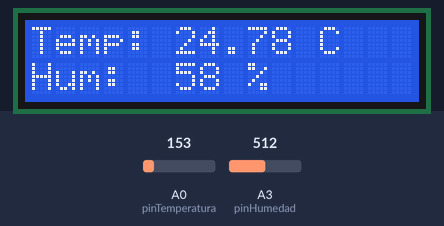
Recording of a sketch running on a simulated Arduino Uno, built with avr-gcc and run on an emulated ATmega328P. Shown: 16×2 character LCD. Inputs (shaded band) come from the test bench; at power-on: A3 (pinHumedad) = 512, A0 (pinTemperatura) = 153. What the sketch prints to the serial monitor is not drawn.

Above: at 3.2 s.
3.3 s: A3 (pinHumedad) set to 716
At 5.0 s:
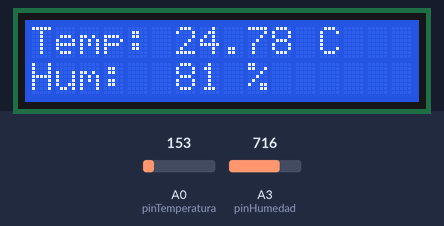
6.0 s: A0 (pinTemperatura) set to 165
At 6.7 s:
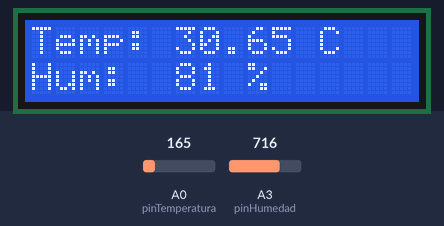
8.7 s: A3 (pinHumedad) set to 900
At 11.2 s:
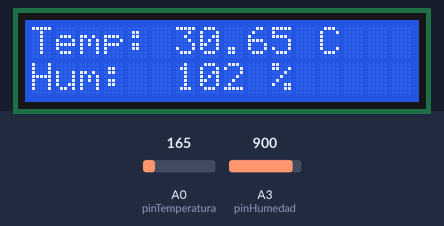
11.5 s: A0 (pinTemperatura) set to 175
At 13.2 s:
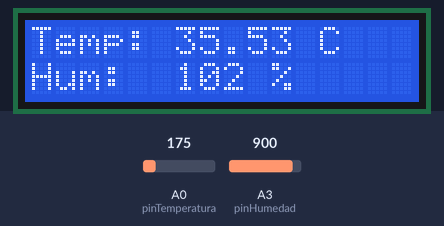
14.2 s: A3 (pinHumedad) set to 1023
At 16.7 s:
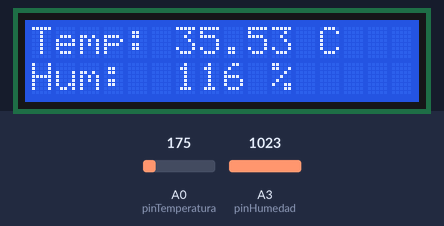
17.6 s: A0 (pinTemperatura) set to 191
At 18.5 s:
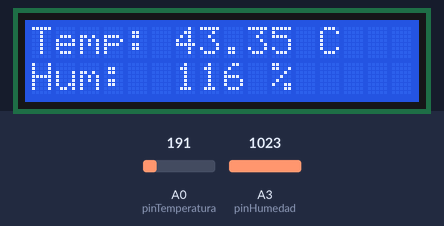
Timing chart, 0 to 20.6 s (numbered marks = the images above; inputs shaded):
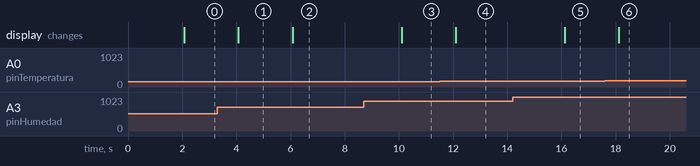

The sketch:

copy_of_estacion_meteorologica_2_01.ino
```cpp
// Incluimos la librería para la pantalla LCD
#include <LiquidCrystal.h>

// --- Pines de Componentes ---

// Pines de la pantalla LCD
// LiquidCrystal(RS, E, D4, D5, D6, D7)
LiquidCrystal lcd(12, 11, 5, 4, 3, 2);

// Pin analógico para el sensor de temperatura (TMP36)
 int pinTemperatura = A0;

// Pin analógico para el  sensor humedad
 int pinHumedad = A3;


void setup() {


  pinMode(A3, INPUT);
  // Inicializamos la pantalla LCD con 16 columnas y 2 filas
  lcd.begin(16, 2);

  // Mensaje de bienvenida
  lcd.print("Estacion Meteo");
  lcd.setCursor(0, 1);
  lcd.print("Iniciando...");
  Serial.begin(9600);
  delay(2000);
}

void loop() {

  // --- LECTURA DE TEMPERATURA ---

  float temperaturaC = leerTemperatura();


  // --- LECTURA DE HUMEDAD (SIMULADA) ---

  int humedad = leerHumedad();


  // --- MOSTRAR DATOS EN LA PANTALLA LCD ---

  mostrarDatosLCD(temperaturaC, humedad);


  // Esperamos 2 segundo antes de volver a medir
  delay(2000);
}

//----FUNCIONES----
float leerTemperatura(){
  // 1. Leemos el valor analógico (0-1023) del TMP36
  int lecturaTemp = analogRead(pinTemperatura);
  // 2. Convertimos esa lectura a voltaje (0.0 - 5.0 V)
  //    (lectura / 1023) * 5.0
  float voltajeTemp = lecturaTemp * 5.0 / 1023.0;
  // 3. Convertimos el voltaje a grados Celsius
  //    Fórmula del TMP36: (Voltaje - 0.5V de offset) * 100
  float temperaturaC = (voltajeTemp - 0.5) * 100.0;

  return temperaturaC;
}

int leerHumedad(){
  // 1. Leemos el valor del sensor de humedad (0-1023)
  int lecturaHum = analogRead(pinHumedad);
  Serial.println(lecturaHum);
  // 2. Mapeamos ese valor al rango 0-100%
  int humedad = map(lecturaHum, 0, 876, 0, 100);

  return humedad;
}

void mostrarDatosLCD(float t, int h){
  // 1. Limpiamos la pantalla para la nueva lectura
  lcd.clear();

  // 2. Mostramos la Temperatura en la primera fila (fila 0)
  lcd.setCursor(0, 0); // Columna 0, Fila 0
  lcd.print("Temp: ");
  lcd.print(t);
  lcd.print(" C");

  // 3. Mostramos la Humedad en la segunda fila (fila 1)
  lcd.setCursor(0, 1); // Columna 0, Fila 1
  lcd.print("Hum:  ");
  lcd.print(h);
  lcd.print(" %");
}


  
```

Measured:
- after the input at 3.3 s, the display: changes after 0.78 s (image 1)
- after the input at 6.0 s, the display: changes after 0.09 s (image 2)
- after the input at 8.7 s, the display: changes after 1.4 s (image 3)
- after the input at 11.5 s, the display: changes after 0.61 s (image 4)
- after the input at 14.2 s, the display: changes after 1.9 s (image 5)
- after the input at 17.6 s, the display: changes after 0.53 s (image 6)
